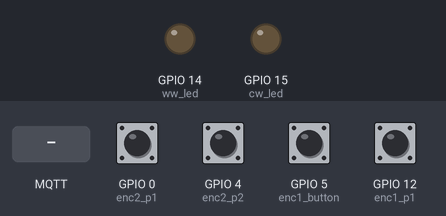
Bench run of a program on a simulated ESP8266 (Wemos D1 mini). Shown: output pins drawn as LEDs (lit = HIGH). The test bench sets the inputs (shaded band); at power-on: GPIO 0 (enc2_p1), GPIO 4 (enc2_p2), GPIO 5 (enc1_button), GPIO 12 (enc1_p1) HIGH. WiFi joins after 1.5 s; servers stay silent unless stated; no MQTT or app messages arrive unless stated; not simulated (calls return 0 or success): credentials.h; what the program prints to the serial monitor is not drawn.

Above: at 2.7 s.
2.8 s: GPIO 5 (enc1_button) pulled LOW for 0.15 s
At 3.9 s:
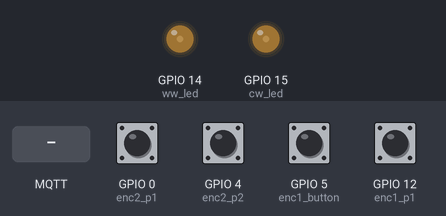
4.4 s: MQTT message "ON" arrives on the first subscribed topic
At 5.6 s:
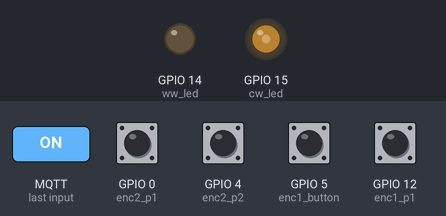
5.9 s: GPIO 0 (enc2_p1) pulled LOW for 0.15 s
At 6.7 s:
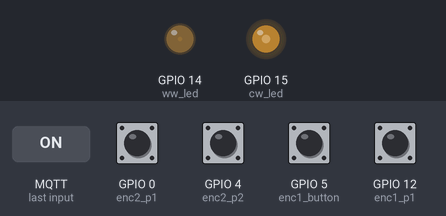
7.5 s: MQTT message "90" arrives on the first subscribed topic
At 8.0 s:
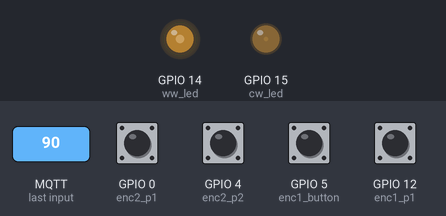
9.0 s: MQTT message "200" arrives on the first subscribed topic
At 10.2 s:
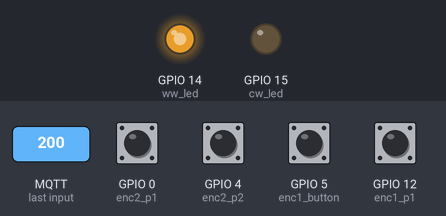
10.5 s: GPIO 0 (enc2_p1) pulled LOW for 1 s
At 11.4 s:
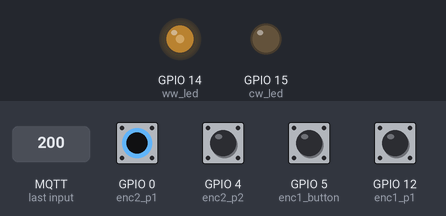
Timing chart, 0 to 13.5 s (numbered marks = the images above; inputs shaded):
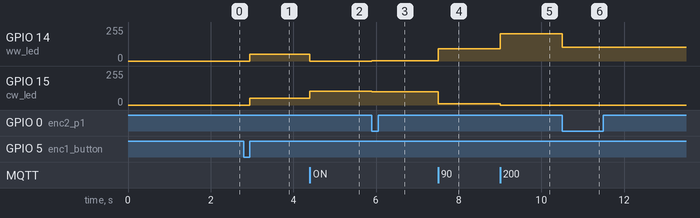

The program:

main.cpp
```cpp
#include <Arduino.h>
#include <EEPROM.h>
#include <ESP8266WiFi.h>
#include <PubSubClient.h>
#include <time.h>

// credentials
#include "credentials.h"
const char* ssid = WIFI_SSID;
const char* password = WIFI_PASSWORD;
const char* mqtt_server = MQTT_SERVER_IP;
const char* user= MQTT_USER;
const char* passw= MQTT_PASSWORD;

// Wifi
WiFiClient espDesktop;

//MQTT
PubSubClient client(espDesktop);
String receivedString;

//------------ pin config -----------------------------

// Encoder 1 (brightness)
// Button: D1 -> 5
// pin1: D6 -> 12
// pin2: D7 -> 13
const int enc1_button = 5;
const int enc1_p1 = 12;
const int enc1_p2 = 13;

// Encoder 2 (colortemp)
// pin1: D2 -> 4
// pin2: D3 -> 0
const int enc2_p1 = 0;
const int enc2_p2 = 4;

// LEDs
// D8 -> 15
// D5 -> 14
const int ww_led = 14; //warm white
const int cw_led = 15; //cold white

//------------- intial values --------------------------

// 0 = cold, 100 = warm
int colortemp = 50;
int colortemp_HA = 50;

// initial brightness [0,100]
int brightness = 40;
int brightness_HA = 40;
int old_brightness = 40;

// state change
String light_state = "OFF";
String light_state_ha = "OFF";

// Encoder 1
int encoder1Val = 0;
long enc1_valset = 0;
long last_button1 = 0;
long button_valset = 0;

// Encoder 2
int encoder2Val = 0;
long enc2_valset = 0;
long last_button2 = 0;

// var for setting initial values in HA after reboot
boolean reboot = true;


// ------------ fcns state updates ---------------------

// update brightness in HA
void ha_update_brightness(){
  String helpVal = (String)brightness;
  char feedback[10];
  helpVal.toCharArray(feedback, 10);
  client.publish("home/office/desk/deskesp/brightness_mqtt", feedback);
  brightness_HA = brightness;
}


// update colortemp in HA
void ha_update_colortemp(){
  String helpVal = (String)colortemp;
  char feedback[10];
  helpVal.toCharArray(feedback, 10);
  client.publish("home/office/desk/deskesp/colortemp_mqtt", feedback);
  colortemp_HA = colortemp;
}


void ha_update_state(){
  char feedback[10];
  light_state.toCharArray(feedback, 10);
  client.publish("home/office/desk/deskesp/switch_mqtt", feedback);
  light_state_ha = light_state;
}

// change state if boundary crossed while dimming
void check_state(int old_bright, int new_bright){

  if (old_bright != new_bright){

    if ((old_bright == 0) && (new_bright > 0))
    {
      light_state = "ON";
    }

    if ((old_bright > 0) && (new_bright == 0))
    {
      light_state = "OFF";
    }
  }
}

// set MOSFET-outputs according to set vals
void set_leds() {

  // relation ww <-> cw
  int relation = colortemp - 50;

  // determine relative values for current colortemp
  int cw_val = 0;
  int ww_val = 0;
  cw_val = 50 - relation;
  ww_val = 50 + relation;

  // calc output vals according to current brightness
  int rel_cw = int(cw_val*(brightness));
  int rel_ww = int(ww_val*(brightness));

  int cw_out = map(rel_cw, 0, 10000, 0, 255);
  int ww_out = map(rel_ww, 0, 10000, 0, 255);

  // set vals
  if (light_state == "ON"){
    analogWrite(cw_led, cw_out);
    analogWrite(ww_led, ww_out);
  }
  if (light_state == "OFF"){
    analogWrite(cw_led, 0);
    analogWrite(ww_led, 0);
  }
}

//------------- fcns encoders --------------------------

// brightness-encoder
void IRAM_ATTR isr_encoder1() {

  old_brightness = brightness;

  if (digitalRead(enc1_p2) == HIGH)
    {
      //clockwise
      if (brightness < 99){
        brightness += 2;
      } else{
        brightness = 100;
      }
    }
  else
    {
      //anticlockwise
      if (brightness > 4){
        brightness -= 2;
      } else{
        brightness = 0;
      }
    }

  enc1_valset = millis();
  check_state(old_brightness, brightness);
  set_leds();
}


// button brightness-encoder
void IRAM_ATTR isr_button1() {

  long cTime = millis();
  if (cTime >= (last_button1 + 50)){

    if (light_state == "OFF"){
      light_state = "ON";
    } else if (light_state == "ON"){
      light_state = "OFF";
    }

    set_leds();
    //char feedback[10];
    //light_state.toCharArray(feedback, 10);
    //client.publish("home/office/desk/deskesp/switch_mqtt", feedback);
    last_button1 = cTime;
    button_valset = millis();
  }
}


// colortemp-encoder
void IRAM_ATTR isr_encoder2() {

  if (digitalRead(enc2_p2) == HIGH)
    {
      //clockwise
      if (colortemp < 99){
        colortemp += 2;
      } else{
        colortemp = 100;
      }
    }
  else
    {
      //anticlockwise
      if (colortemp > 4){
        colortemp -= 2;
      } else{
        colortemp = 0;
      }
    }

  enc2_valset = millis();
  set_leds();
}

// ----------------------------------- fcns mqtt ------------------------------------------------------

// Callback MQTT
void callback(char* topic, byte* payload, unsigned int length) {

  if (strcmp(topic,"home/office/desk/deskesp/switch_ha")==0){
    for (int i=0;i<length;i++) {
     receivedString += (char)payload[i];
    }

    light_state = receivedString;
    set_leds();
    ha_update_state();
    receivedString = "";
  }

  if (strcmp(topic,"home/office/desk/deskesp/brightness_ha")==0){

    old_brightness = brightness;

    for (int i=0;i<length;i++) {
     receivedString += (char)payload[i];
    }

    brightness = receivedString.toInt();
    check_state(old_brightness, brightness);
    set_leds();
    receivedString = "";
  }

  if (strcmp(topic,"home/office/desk/deskesp/colortemp_ha")==0){

    for (int i=0;i<length;i++) {
     receivedString += (char)payload[i];
    }

    colortemp = receivedString.toInt();
    set_leds();
    receivedString = "";
  }
 }

void reconnect() {

  // loop until reconnected
  while (!client.connected())
  {
    Serial.print("Attempting MQTT connection...");

    // attempt to connect
    if (client.connect("espDesktop", user, passw))
    {
      Serial.println("connected");
      // subscribe to topic
      client.subscribe("home/office/desk/deskesp/colortemp_ha");
      client.subscribe("home/office/desk/deskesp/brightness_ha");
      client.subscribe("home/office/desk/deskesp/switch_ha");
    }
    else
    {
      Serial.print("failed, rc=");
      Serial.print(client.state());
      Serial.println(" try again in 5 seconds");
      // wait before retrying
      delay(5000);
    }
  }
}


void setup() {

  Serial.begin(9600);

  // MOSFETs LEDs
  pinMode(ww_led, OUTPUT);
  pinMode(cw_led, OUTPUT);

  // Encoder 1
  pinMode(enc1_p1, INPUT_PULLUP);
  pinMode(enc1_p2, INPUT_PULLUP);
  pinMode(enc1_button, INPUT_PULLUP);
  attachInterrupt(digitalPinToInterrupt(enc1_p1), isr_encoder1, FALLING);
  attachInterrupt(digitalPinToInterrupt(enc1_button), isr_button1, RISING);

  // Encoder 2
  pinMode(enc2_p1, INPUT_PULLUP);
  pinMode(enc2_p2, INPUT_PULLUP);
  attachInterrupt(digitalPinToInterrupt(enc2_p1), isr_encoder2, FALLING);

  // Wifi
  WiFi.hostname("espDesktop");
  WiFi.begin(ssid, password);

  while (WiFi.status() != WL_CONNECTED)
  {
    delay(500);
    Serial.println("Connecting to WiFi..");
  }
  Serial.println("Connected to the WiFi network");

  // MQTT
  client.setServer(mqtt_server, 1883);
  client.setCallback(callback);
}

void loop() {

  // push initial values after reboot
  if ((reboot == true) && (client.connected())){
    Serial.println("update inital values");
    ha_update_brightness();
    ha_update_colortemp();
    reboot = false;
  }

  // check values and update HA-state
  if ((brightness != brightness_HA) && (millis() > (enc1_valset + 300))){
    ha_update_brightness();
  }

  if ((colortemp != colortemp_HA) && (millis() > (enc2_valset + 300))){
    ha_update_colortemp();
  }

  if ((light_state != light_state_ha) && (millis() > (button_valset + 300))){
    ha_update_state();
  }

  // check mqtt connection
  if (!client.connected()){
   reconnect();
  }
  client.loop();
}
```

Measured:
- after the input at 2.8 s, GPIO 14 (ww_led), GPIO 15 (cw_led): 0/255 → 51/255 after 0.15 s
- after the input at 4.4 s, GPIO 14 (ww_led): 51/255 → 0/255 at once; GPIO 15 (cw_led): 51/255 → 102/255 at once
- after the input at 5.9 s, GPIO 14 (ww_led): 0/255 → 2/255 at once; GPIO 15 (cw_led): 102/255 → 100/255 at once
- after the input at 7.5 s, GPIO 14 (ww_led): 2/255 → 92/255 at once; GPIO 15 (cw_led): 100/255 → 10/255 at once
- after the input at 9.0 s, GPIO 14 (ww_led): 92/255 → 204/255 at once; GPIO 15 (cw_led): 10/255 → 0/255 at once
- after the input at 10.5 s, GPIO 14 (ww_led): 204/255 → 102/255 at once
